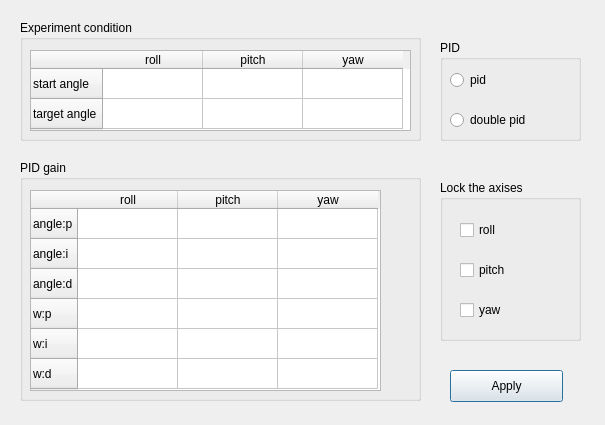
<?xml version="1.0" encoding="UTF-8"?>
<ui version="4.0">
 <class>Dialog</class>
 <widget class="QDialog" name="Dialog">
  <property name="geometry">
   <rect>
    <x>0</x>
    <y>0</y>
    <width>605</width>
    <height>425</height>
   </rect>
  </property>
  <property name="windowTitle">
   <string>PID gain Tunner</string>
  </property>
  <widget class="QPushButton" name="apply_btn">
   <property name="enabled">
    <bool>true</bool>
   </property>
   <property name="geometry">
    <rect>
     <x>450</x>
     <y>370</y>
     <width>113</width>
     <height>32</height>
    </rect>
   </property>
   <property name="text">
    <string>Apply</string>
   </property>
  </widget>
  <widget class="QGroupBox" name="group_pid">
   <property name="geometry">
    <rect>
     <x>440</x>
     <y>40</y>
     <width>141</width>
     <height>101</height>
    </rect>
   </property>
   <property name="title">
    <string>PID</string>
   </property>
   <widget class="QRadioButton" name="radio_pid">
    <property name="geometry">
     <rect>
      <x>10</x>
      <y>30</y>
      <width>100</width>
      <height>20</height>
     </rect>
    </property>
    <property name="text">
     <string>pid</string>
    </property>
   </widget>
   <widget class="QRadioButton" name="radio_double_pid">
    <property name="geometry">
     <rect>
      <x>10</x>
      <y>70</y>
      <width>100</width>
      <height>20</height>
     </rect>
    </property>
    <property name="text">
     <string>double pid</string>
    </property>
   </widget>
  </widget>
  <widget class="QGroupBox" name="group_pid_gain">
   <property name="geometry">
    <rect>
     <x>20</x>
     <y>160</y>
     <width>401</width>
     <height>241</height>
    </rect>
   </property>
   <property name="title">
    <string>PID gain</string>
   </property>
   <widget class="QTableWidget" name="gain_table">
    <property name="geometry">
     <rect>
      <x>10</x>
      <y>30</y>
      <width>351</width>
      <height>201</height>
     </rect>
    </property>
    <row>
     <property name="text">
      <string>angle:p</string>
     </property>
    </row>
    <row>
     <property name="text">
      <string>angle:i</string>
     </property>
    </row>
    <row>
     <property name="text">
      <string>angle:d</string>
     </property>
    </row>
    <row>
     <property name="text">
      <string>w:p</string>
     </property>
    </row>
    <row>
     <property name="text">
      <string>w:i</string>
     </property>
    </row>
    <row>
     <property name="text">
      <string>w:d</string>
     </property>
    </row>
    <column>
     <property name="text">
      <string>roll</string>
     </property>
    </column>
    <column>
     <property name="text">
      <string>pitch</string>
     </property>
    </column>
    <column>
     <property name="text">
      <string>yaw</string>
     </property>
    </column>
    <item row="0" column="0">
     <property name="text">
      <string/>
     </property>
    </item>
   </widget>
  </widget>
  <widget class="QGroupBox" name="group_lock_axises">
   <property name="geometry">
    <rect>
     <x>440</x>
     <y>180</y>
     <width>141</width>
     <height>161</height>
    </rect>
   </property>
   <property name="title">
    <string>Lock the axises</string>
   </property>
   <widget class="QCheckBox" name="roll_lock">
    <property name="geometry">
     <rect>
      <x>20</x>
      <y>40</y>
      <width>87</width>
      <height>20</height>
     </rect>
    </property>
    <property name="text">
     <string>roll</string>
    </property>
   </widget>
   <widget class="QCheckBox" name="pitch_lock">
    <property name="geometry">
     <rect>
      <x>20</x>
      <y>80</y>
      <width>87</width>
      <height>20</height>
     </rect>
    </property>
    <property name="text">
     <string>pitch</string>
    </property>
   </widget>
   <widget class="QCheckBox" name="yaw_lock">
    <property name="geometry">
     <rect>
      <x>20</x>
      <y>120</y>
      <width>87</width>
      <height>20</height>
     </rect>
    </property>
    <property name="text">
     <string>yaw</string>
    </property>
   </widget>
  </widget>
  <widget class="QGroupBox" name="group_experiment_codition">
   <property name="geometry">
    <rect>
     <x>20</x>
     <y>20</y>
     <width>401</width>
     <height>121</height>
    </rect>
   </property>
   <property name="title">
    <string>Experiment condition</string>
   </property>
   <widget class="QTableWidget" name="condition_table">
    <property name="geometry">
     <rect>
      <x>10</x>
      <y>30</y>
      <width>381</width>
      <height>81</height>
     </rect>
    </property>
    <row>
     <property name="text">
      <string>start angle</string>
     </property>
    </row>
    <row>
     <property name="text">
      <string>target angle</string>
     </property>
    </row>
    <column>
     <property name="text">
      <string>roll</string>
     </property>
    </column>
    <column>
     <property name="text">
      <string>pitch</string>
     </property>
    </column>
    <column>
     <property name="text">
      <string>yaw</string>
     </property>
    </column>
   </widget>
  </widget>
 </widget>
 <resources/>
 <connections/>
</ui>
